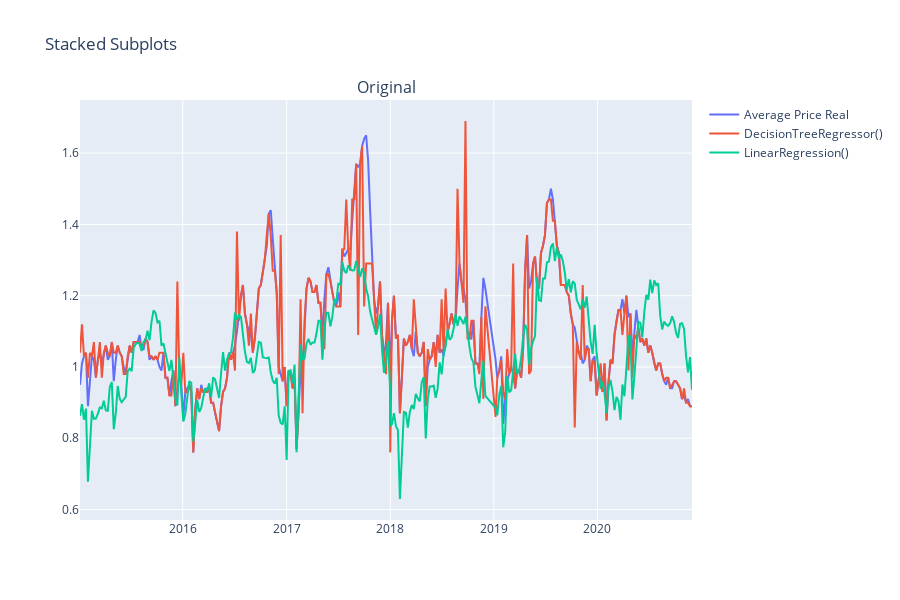

Source (notebook cell):
### Code cell
import plotly.express as px
from plotly.subplots import make_subplots
import plotly.graph_objects as go

df = pd.read_csv("../data/slices/plot.csv")

mask1 = df['location_level'] == "Level 1"
mask2 = df['type'] == 'conventional'

df_plot = df[mask1 & mask2]

fig = make_subplots(rows=1, cols=1, subplot_titles=("Original","Predicted"))

fig.append_trace(go.Scatter(
    x=df_plot['date'],
    y=df_plot['average_price'],
    name="Average Price Real"
), row=1, col=1)


for pipeline_name, pipeline in pipelines.items():
    
    y_predict = pipeline.predict(X)
    df['average_price_predicted'] = y_predict
    
    df_plot = df[mask1 & mask2]

    fig.append_trace(go.Scatter(
        x=df_plot['date'],
        y=df_plot['average_price_predicted'],
        name=f"{pipeline.steps[1][1]}"
    ), row=1, col=1)

fig.update_layout(height=600, title_text="Stacked Subplots")
fig.show()

### Figure 1 — Plotly figure (JSON) as saved in the notebook; plotly's stock layout.template omitted (floating-point values rounded to 4 significant figures; data arrays with more than 128 entries replaced by an {"elided": "..."} marker saying what was removed)
{"data": [{"name": "Average Price Real", "type": "scatter", "x": {"elided": "306 str values"}, "xaxis": "x", "y": {"elided": "306 float values"}, "yaxis": "y"}, {"name": "DecisionTreeRegressor()", "type": "scatter", "x": {"elided": "306 str values"}, "xaxis": "x", "y": {"elided": "306 float values"}, "yaxis": "y"}, {"name": "LinearRegression()", "type": "scatter", "x": {"elided": "306 str values"}, "xaxis": "x", "y": {"elided": "306 float values"}, "yaxis": "y"}], "layout": {"annotations": [{"font": {"size": 16}, "showarrow": false, "text": "Original", "x": 0.5, "xanchor": "center", "xref": "paper", "y": 1, "yanchor": "bottom", "yref": "paper"}], "height": 600, "title": {"text": "Stacked Subplots"}, "xaxis": {"anchor": "y", "domain": [0, 1]}, "yaxis": {"anchor": "x", "domain": [0, 1]}}}
